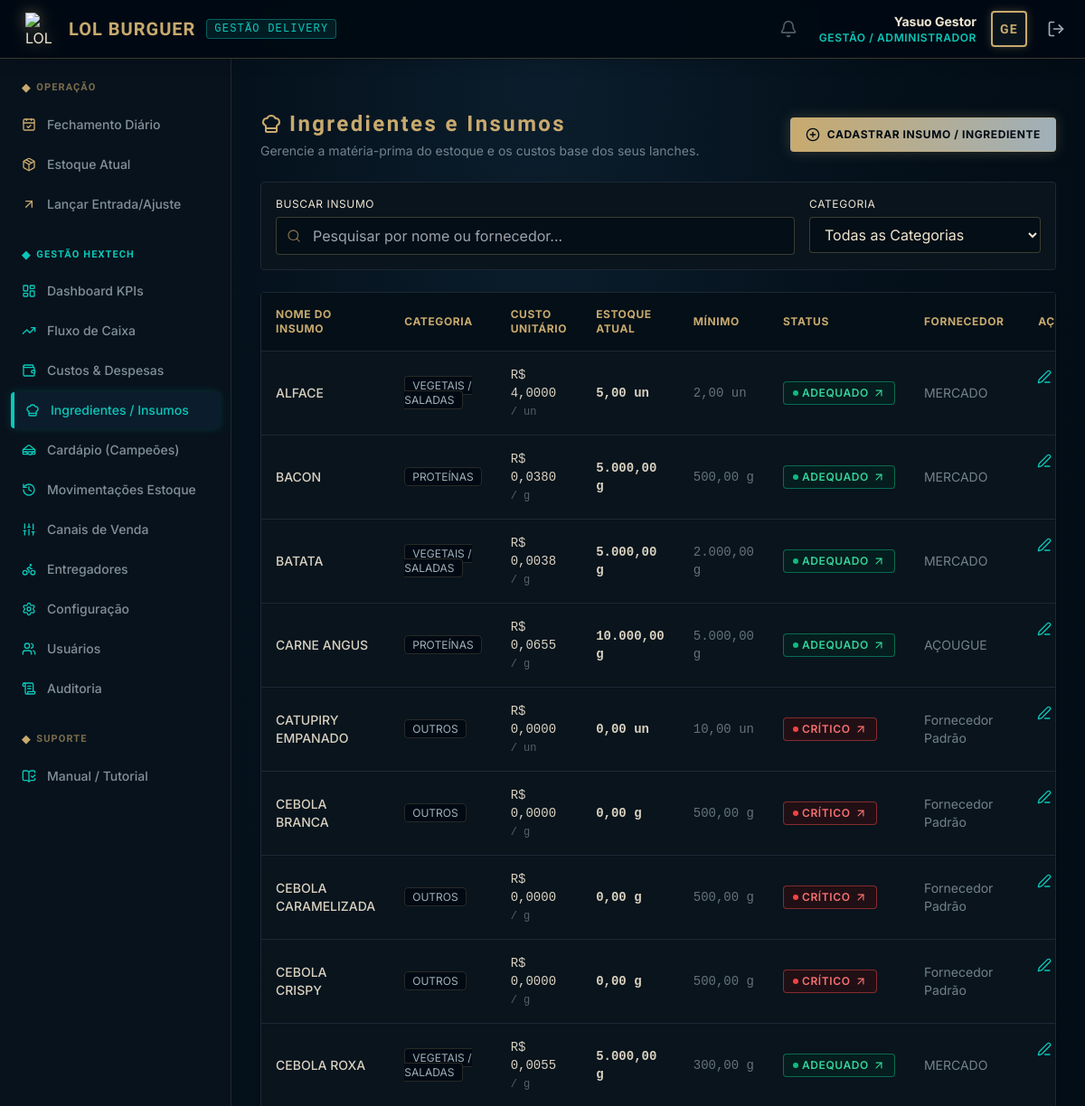
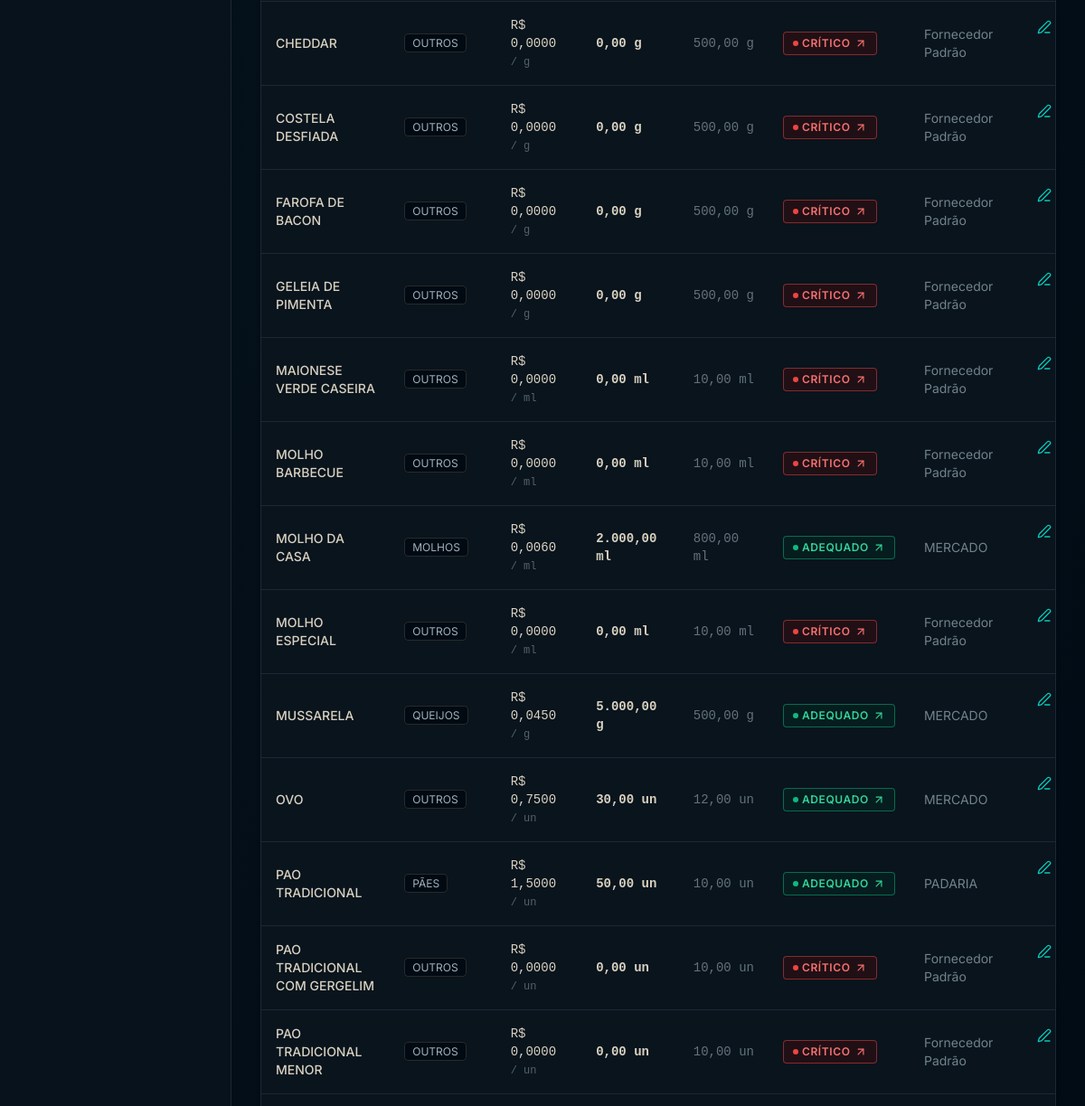
The app's page /produtos/ingredientes/ (signed in, upper part), older data (2 pictures, top to bottom).
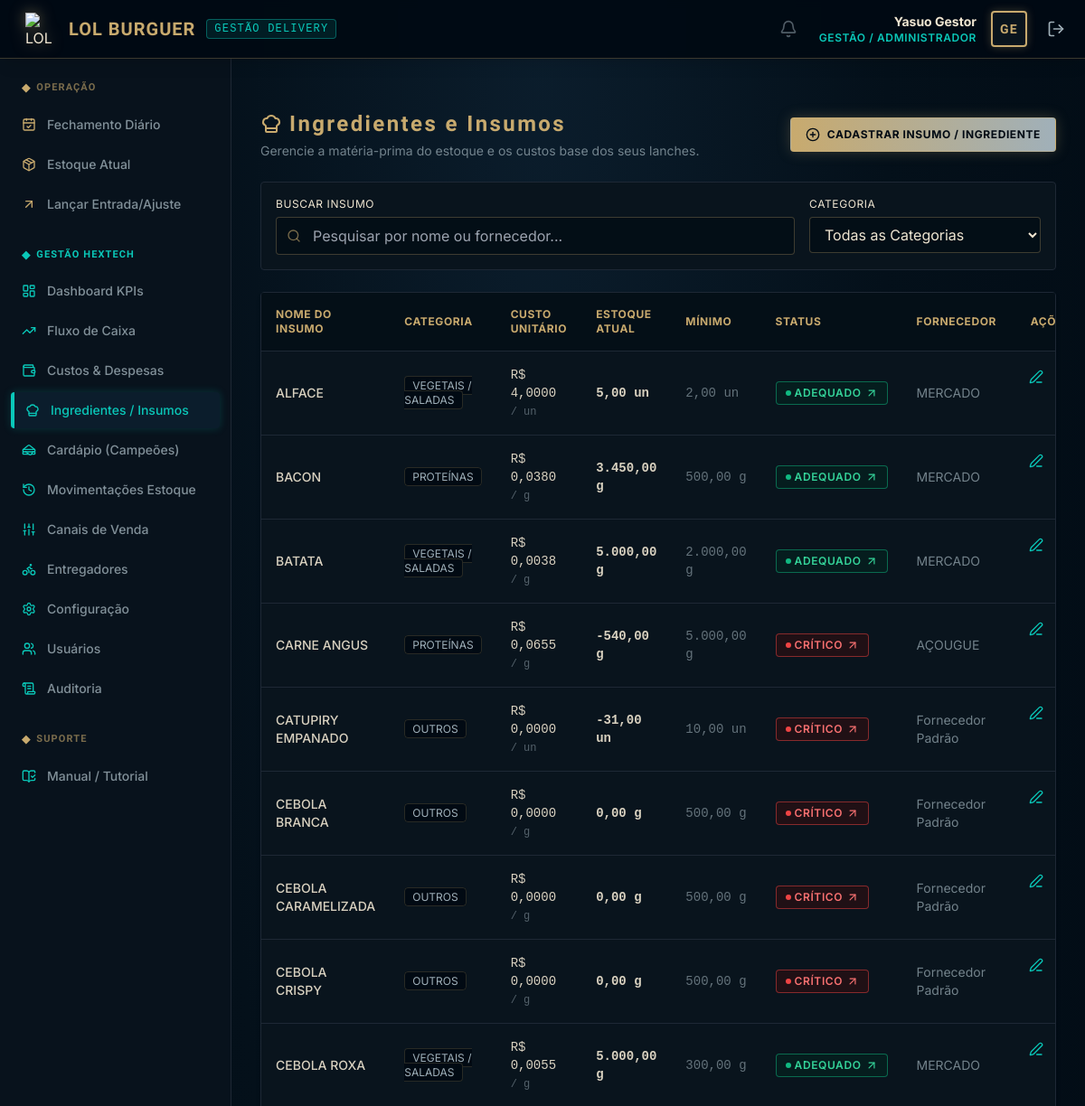
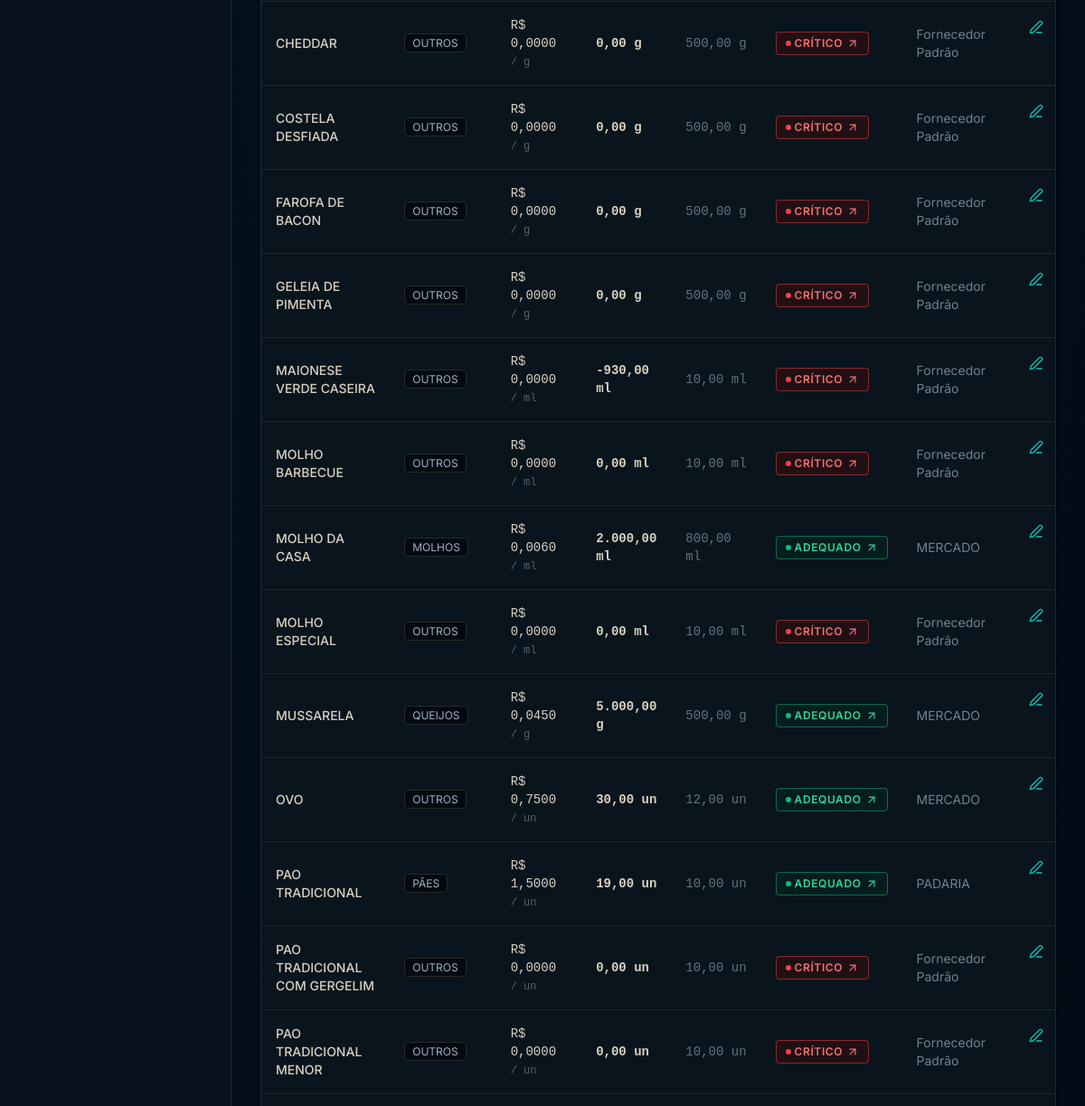
The same page, newer data (2 pictures, top to bottom).
### produtos/models.py (models this page shows, shortened)
class Ingrediente(models.Model):
    UNIDADES_MEDIDA = (
        ('kg', 'Quilograma (kg)'),
        ('g', 'Grama (g)'),
        ('l', 'Litro (l)'),
        ('ml', 'Mililitro (ml)'),
        ('un', 'Unidade (un)'),
    )
    CATEGORIAS = (
        ('PROTEINA', 'Proteínas'),
        ('PAO', 'Pães'),
        ('MOLHO', 'Molhos'),
        ('VEGETAL', 'Vegetais / Saladas'),
        ('QUEIJO', 'Queijos'),
        ('EMBALAGEM', 'Embalagens'),
        ('OUTROS', 'Outros'),
    )
    nome = models.CharField(max_length=100, verbose_name="Nome do Insumo")
    unidade_medida = models.CharField(max_length=5, choices=UNIDADES_MEDIDA, default='g', verbose_name="Unidade de Medida")
    unidade_compra = models.CharField(max_length=5, choices=UNIDADES_MEDIDA, default='g', verbose_name="Unidade de Compra (Entrada)")
    custo_unitario = models.DecimalField(max_digits=10, decimal_places=4, default=Decimal('0.0000'), verbose_name="Custo Unitário (R$)")
    fornecedor = models.CharField(max_length=100, blank=True, null=True, verbose_name="Fornecedor")
    estoque_minimo = models.DecimalField(max_digits=10, decimal_places=2, default=0, verbose_name="Estoque Mínimo")
    estoque_atual = models.DecimalField(max_digits=10, decimal_places=2, default=0, verbose_name="Estoque Atual")
    categoria = models.CharField(max_length=20, choices=CATEGORIAS, default='OUTROS', verbose_name="Categoria")
    class Meta:
        verbose_name = "Ingrediente / Insumo"
        verbose_name_plural = "Ingredientes / Insumos"
        ordering = ['nome']
    @property
    def status_estoque(self):
        if self.estoque_atual <= 0:
            return 'CRITICO'
        elif self.estoque_atual < self.estoque_minimo:
            return 'BAIXO'
        else:
            return 'OK'

### core/decorators.py (the view)
    def _wrapped_view_func(request, *args, **kwargs):
        if request.user.is_authenticated and request.user.role == 'GESTAO':
            return view_func(request, *args, **kwargs)
        messages.error(request, "Acesso negado: Apenas a Gestão tem permissão para acessar esta página.")
        return redirect('home')

### produtos/views.py (called while the page is built)
@login_required
@gestao_required
def ingrediente_listar(request):
    busca = request.GET.get('busca', '')
    categoria = request.GET.get('categoria', '')
    ingredientes = Ingrediente.objects.all()
    if busca:
        ingredientes = ingredientes.filter(Q(nome__icontains=busca) | Q(fornecedor__icontains=busca))
    if categoria:
        ingredientes = ingredientes.filter(categoria=categoria)
    paginator = Paginator(ingredientes, 50)
    page_number = request.GET.get('page', 1)
    page_obj = paginator.get_page(page_number)
    context = {
        'page_obj': page_obj,
        'busca': busca,
        'categoria_selecionada': categoria,
        'categorias': Ingrediente.CATEGORIAS
    }
    if request.headers.get('HX-Request'):
        return render(request, 'produtos/partials/ingredientes_tabela.html', context)
    return render(request, 'produtos/ingredientes_lista.html', context)

### templates/produtos/ingredientes_lista.html (shortened to what this page needs)
{% extends "base.html" %}
{% block content %}
<div class="flex flex-col md:flex-row md:items-center md:justify-between mb-6 space-y-4 md:space-y-0">
    <div>
        <h1 class="text-2xl font-bold title-hex text-hex_gold flex items-center space-x-2">
            <i data-lucide="chef-hat" class="w-6 h-6 text-hex_gold"></i>
            <span>Ingredientes e Insumos</span>
        </h1>
        <p class="text-sm text-hex_gold_dim/70 mt-1">Gerencie a matéria-prima do estoque e os custos base dos seus lanches.</p>
    </div>
    <a href="{% url 'ingrediente_criar' %}" class="bg-gradient-to-r from-hex_gold to-hex_gold_dim hover:from-hex_blue hover:to-hex_blue_dark text-hex_dark_bg hover:text-white font-bold py-2.5 px-4 rounded transition-all uppercase tracking-wider text-xs flex items-center justify-center space-x-2 border border-hex_gold/40 shadow-hex-gold hover:shadow-hex-blue">
        <i data-lucide="plus-circle" class="w-4 h-4"></i>
        <span>Cadastrar insumo / ingrediente</span>
    </a>
</div>
<div class="bg-hex_dark_card border border-hex_dark_border p-4 rounded mb-6 flex flex-col md:flex-row gap-4">
    <div class="flex-1">
        <label for="busca" class="block text-xs uppercase tracking-wider text-hex_gold_light mb-1.5">Buscar Insumo</label>
        <div class="relative">
            <span class="absolute inset-y-0 left-0 pl-3 flex items-center text-hex_gold/60">
                <i data-lucide="search" class="w-4 h-4"></i>
            </span>
            <input
                type="text"
                name="busca"
                id="busca"
                class="w-full bg-hex_dark_bg/60 border border-hex_gold/30 rounded py-2 pl-10 pr-4 text-hex_gold_light focus:outline-none focus:border-hex_blue transition-all"
                placeholder="Pesquisar por nome ou fornecedor..."
                hx-get="{% url 'ingrediente_listar' %}"
                hx-trigger="keyup changed delay:300ms, search"
                hx-target="#tabela-ingredientes"
                hx-include="[name='categoria']"
                value="{{ busca }}"
            >
        </div>
    </div>
    <div class="w-full md:w-64">
        <label for="categoria" class="block text-xs uppercase tracking-wider text-hex_gold_light mb-1.5">Categoria</label>
        <select
            name="categoria"
            id="categoria"
            class="w-full bg-hex_dark_bg/60 border border-hex_gold/30 rounded py-2 px-3 text-hex_gold_light focus:outline-none focus:border-hex_blue transition-all"
            hx-get="{% url 'ingrediente_listar' %}"
            hx-target="#tabela-ingredientes"
            hx-include="[name='busca']"
        >
            <option value="">Todas as Categorias</option>
        </select>
    </div>
</div>
<div id="tabela-ingredientes" class="bg-hex_dark_card border border-hex_dark_border rounded shadow-md">
    {% include "produtos/partials/ingredientes_tabela.html" %}
</div>
{% endblock %}

### templates/produtos/partials/ingredientes_tabela.html (shortened to what this page needs)
<div class="overflow-x-auto">
    <table class="w-full text-left border-collapse">
        <thead>
            <tr class="border-b border-hex_dark_border bg-hex_dark_bg/50 text-hex_gold uppercase tracking-wider text-xs font-semibold">
                <th class="p-4">Nome do Insumo</th>
                <th class="p-4">Categoria</th>
                <th class="p-4">Custo Unitário</th>
                <th class="p-4">Estoque Atual</th>
                <th class="p-4">Mínimo</th>
                <th class="p-4">Status</th>
                <th class="p-4">Fornecedor</th>
                <th class="p-4 text-center">Ações</th>
            </tr>
        </thead>
        <tbody class="divide-y divide-hex_dark_border text-sm text-hex_gold_light/90">
            {% for ing in page_obj %}
                <tr class="hover:bg-hex_dark_bg/30 transition-colors">
                    <td class="p-4 font-medium">{{ ing.nome }}</td>
                    <td class="p-4 text-xs">
                        <span class="bg-hex_dark_bg border border-hex_gold/20 px-2 py-0.5 rounded text-hex_gold_dim uppercase">
                            {{ ing.get_categoria_display }}
                        </span>
                    </td>
                    <td class="p-4 font-mono">
                        R$ {{ ing.custo_unitario|floatformat:4 }} <span class="text-xs text-hex_gold_dim/50">/ {{ ing.unidade_medida }}</span>
                    </td>
                    <td class="p-4 font-mono font-semibold">{{ ing.estoque_atual }} {{ ing.unidade_medida }}</td>
                    <td class="p-4 font-mono text-hex_gold_dim/60">{{ ing.estoque_minimo }} {{ ing.unidade_medida }}</td>
                    <td class="p-4">
                        {% if ing.status_estoque == 'CRITICO' %}
                            <a href="{% url 'estoque_ajustar' %}?ingrediente_id={{ ing.id }}" class="bg-red-950/40 border border-red-500/50 text-red-400 px-2.5 py-1 rounded text-xs font-semibold uppercase tracking-wider animate-pulse flex items-center w-fit space-x-1 hover:bg-red-900/60 transition-all hover:scale-105" title="Clique para Lançar Entrada">
                                <span class="w-1.5 h-1.5 rounded-full bg-red-500"></span>
                                <span>Crítico</span>
                                <i data-lucide="arrow-up-right" class="w-3.5 h-3.5 ml-1"></i>
                            </a>
                        {% else %}
                            <a href="{% url 'estoque_ajustar' %}?ingrediente_id={{ ing.id }}" class="bg-emerald-950/40 border border-emerald-500/50 text-emerald-400 px-2.5 py-1 rounded text-xs font-semibold uppercase tracking-wider flex items-center w-fit space-x-1 hover:bg-emerald-900/60 transition-all hover:scale-105" title="Clique para Lançar Ajuste/Entrada">
                                <span class="w-1.5 h-1.5 rounded-full bg-emerald-500"></span>
                                <span>Adequado</span>
                                <i data-lucide="arrow-up-right" class="w-3.5 h-3.5 ml-1"></i>
                            </a>
                        {% endif %}
                    </td>
                    <td class="p-4 text-hex_gold_dim/70">{{ ing.fornecedor|default:"-" }}</td>
                    <td class="p-4 flex items-center justify-center space-x-2">
                        <a href="{% url 'ingrediente_editar' ing.id %}" class="text-hex_blue hover:text-white p-1 rounded hover:bg-hex_dark_bg transition-all" title="Editar">
                            <i data-lucide="edit-3" class="w-4 h-4"></i>
                        </a>
                    </td>
                </tr>
            {% endfor %}
        </tbody>
    </table>
</div>

Row changes from the older to the newer data that the page shows:
changed Ingrediente "BACON": estoque_atual "5.000,00" → "3.450,00"
changed Ingrediente "CARNE ANGUS": estoque_atual "10.000,00" → "-540,00"; estoque_atual "ADEQUADO" → "CRÍTICO"
changed Ingrediente "CATUPIRY EMPANADO": estoque_atual "0,00" → "-31,00"
changed Ingrediente "MAIONESE VERDE CASEIRA": estoque_atual "0,00" → "-930,00"
changed Ingrediente "PAO TRADICIONAL": estoque_atual "50,00" → "19,00"
